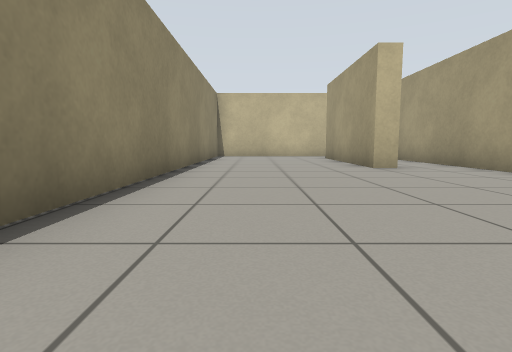
[1] (above)

16 first-person views from a walk through a world built for the Gazebo simulator. The camera is 0.5 m above the floor, tilts 6° down and sees 80° across. The floor is counted in squares, 1 m on a side. Each view is taken from the middle of a square. On the plan, view 1 faces up. The plan holds only what a view shows up to about 9 squares ahead; the rest is blank.

[2]
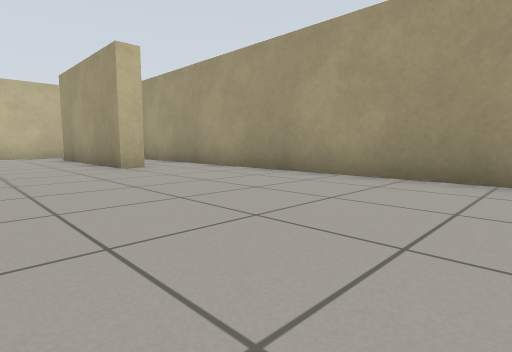

[3]
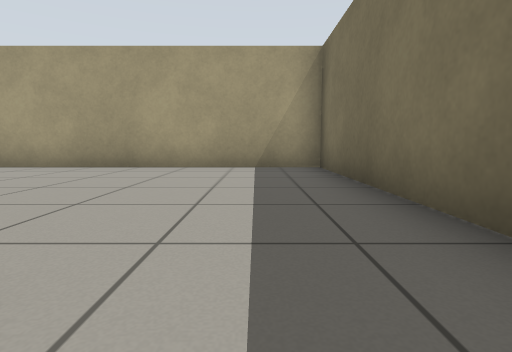

[4]
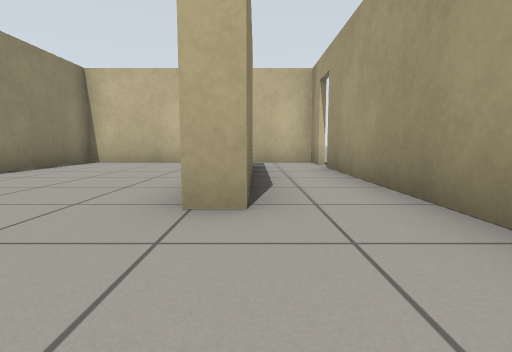

[5]
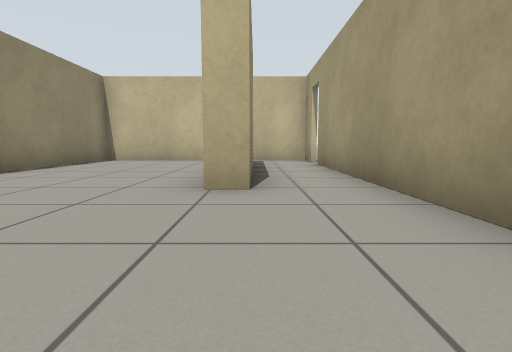

[6]
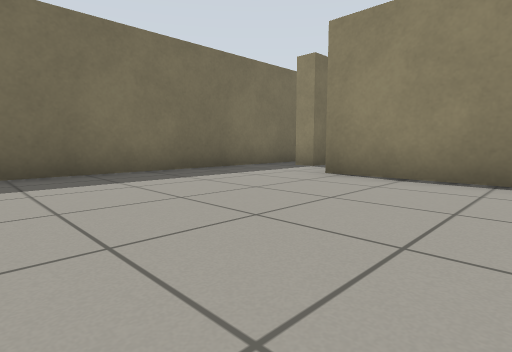

[7]
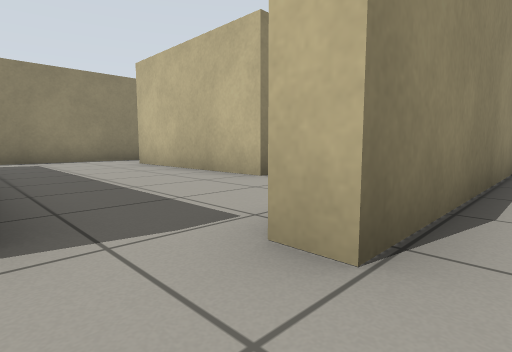

[8]
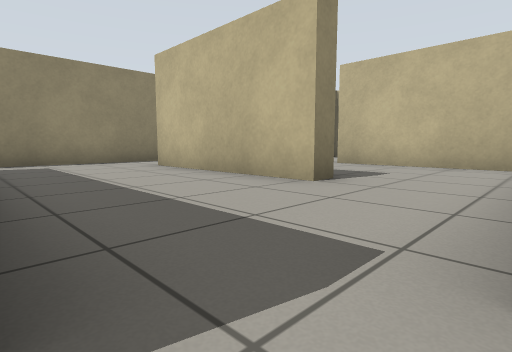

[9]
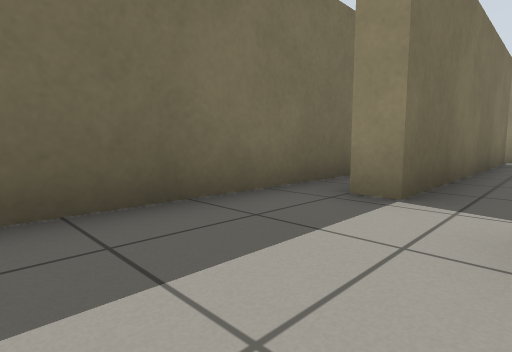

[10]
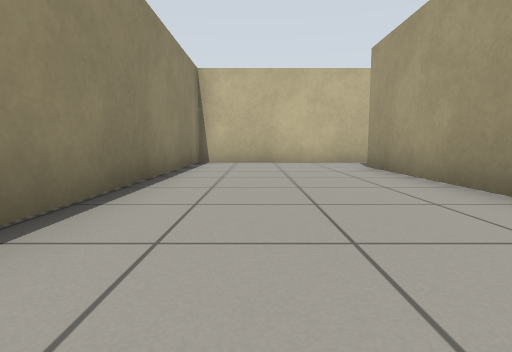

[11]
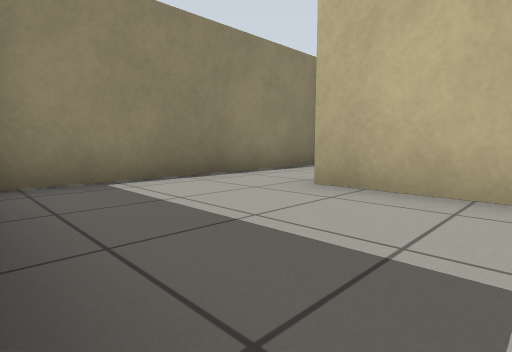

[12]
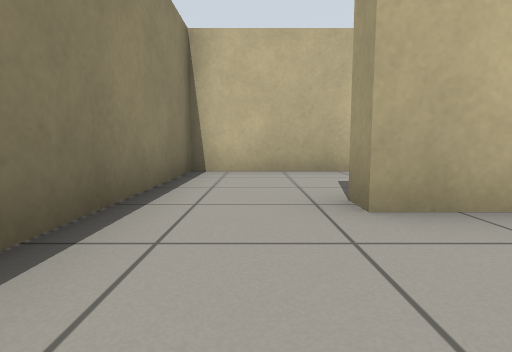

[13]
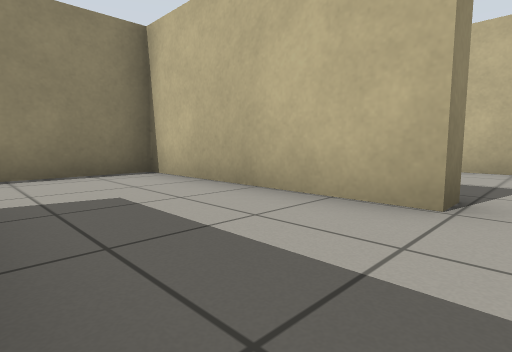

[14]
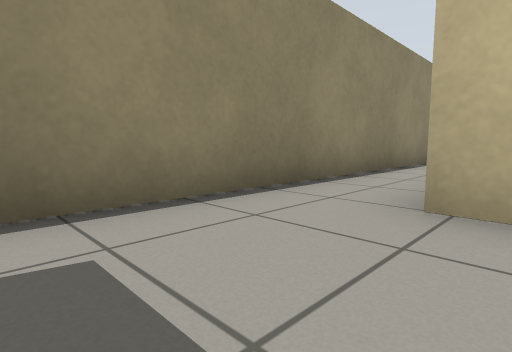

[15]
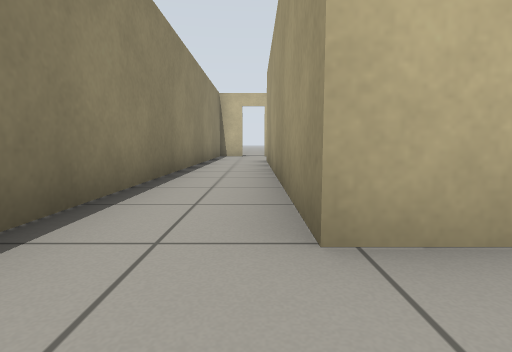

[16]
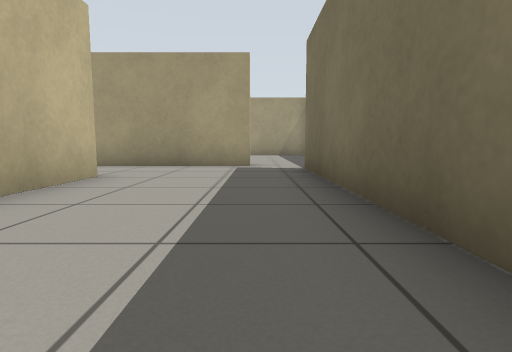

### Floor plan
Ten units are one square. View 1 is at (0, 0); x grows to the right and y downward. Boxes are objects, and circles mark ways between rooms. Rooms are numbered by the first view taken in them; rooms with no view inside come last. Other rooms are left out.
<svg viewBox="-109 -128 164 167">
<path fill="none" stroke="#000" d="M29 -108 29 -63 24 -63 24 -108M-28 20 -28 25M45 -113 45 -123 -15 -123 -15 9 -21 9M-46 34 45 34 45 -105M-43 -20 -43 -14M-21 -16 -21 -26M-26 -52 -62 -52M-82 -44 -82 -22M-36 -85 -82 -85 -82 -44M-62 -52 -62 -58M-43 -14 -87 -14M-21 9 -21 -16M-98 20 -28 20M-104 -14 -104 21"/>
<circle cx="-20" cy="10" r="3" fill="#2a7"/>
<circle cx="-55" cy="-35" r="3" fill="#2a7"/>
<circle cx="-35" cy="-20" r="3" fill="#2a7"/>
<circle cx="-70" cy="-50" r="3" fill="#2a7"/>
<text x="10" y="-40">1</text>
<text x="-40" y="-30">2</text>
<text x="-70" y="-40">3</text>
<text x="-50" y="-70">4</text>
<text x="-60" y="0">5</text>
</svg>
Room 1 opens to room 5. Room 2 opens to room 3. Room 2 opens to room 5. Room 3 opens to room 4.

Where each view was taken, in squares from view 1:
view 1: 0 up, 0 right, facing up
view 2: 0 up, 0 right, facing up-right
view 3: 2 down, 2 left, facing right
view 4: 4 up, 3 right, facing up
view 5: 3 up, 3 right, facing up
view 6: 2 up, 3 right, facing down-left
view 7: 2 down, 1 left, facing up-left
view 8: 2 down, 2 left, facing up-left
view 9: 1 down, 0 right, facing down-left
view 10: 4 up, 0 right, facing up
view 11: 2 up, 4 left, facing up-left
view 12: 3 up, 7 left, facing up
view 13: 6 up, 3 left, facing up-left
view 14: 1 down, 8 left, facing up-left
view 15: 0 up, 9 left, facing up
view 16: 1 down, 9 left, facing right
